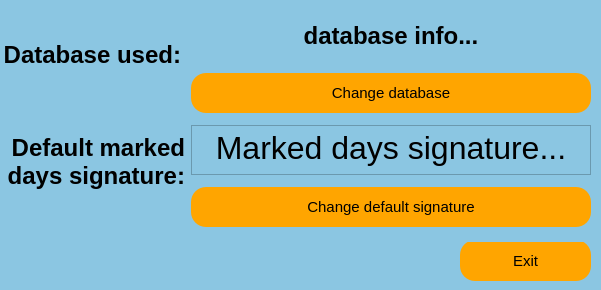
<?xml version="1.0" encoding="UTF-8"?>
<ui version="4.0">
 <class>MainWindow</class>
 <widget class="QMainWindow" name="MainWindow">
  <property name="geometry">
   <rect>
    <x>0</x>
    <y>0</y>
    <width>601</width>
    <height>290</height>
   </rect>
  </property>
  <property name="windowTitle">
   <string>Settings</string>
  </property>
  <property name="styleSheet">
   <string notr="true">QWidget {
    background-color: #8BC6E2;
}
</string>
  </property>
  <widget class="QWidget" name="centralwidget">
   <widget class="QWidget" name="horizontalLayoutWidget">
    <property name="geometry">
     <rect>
      <x>460</x>
      <y>240</y>
      <width>131</width>
      <height>41</height>
     </rect>
    </property>
    <layout class="QHBoxLayout" name="horizontalLayout">
     <property name="spacing">
      <number>6</number>
     </property>
     <item>
      <widget class="QPushButton" name="exit_button">
       <property name="maximumSize">
        <size>
         <width>16777215</width>
         <height>50</height>
        </size>
       </property>
       <property name="styleSheet">
        <string notr="true">    QPushButton {
        background-color: orange;
        color: black;
        border-radius: 15px;
        padding: 10px 20px;
        font-size: 15px;
        font-family: &quot;Arial Narrow&quot;, sans-serif;
    }
    
    QPushButton:pressed {
        background-color: darkorange; /* Change color when button is pressed */
    }</string>
       </property>
       <property name="text">
        <string>Exit</string>
       </property>
      </widget>
     </item>
    </layout>
   </widget>
   <widget class="QWidget" name="horizontalLayoutWidget_2">
    <property name="geometry">
     <rect>
      <x>0</x>
      <y>0</y>
      <width>591</width>
      <height>242</height>
     </rect>
    </property>
    <layout class="QHBoxLayout" name="horizontalLayout_2">
     <item>
      <layout class="QVBoxLayout" name="verticalLayout">
       <property name="spacing">
        <number>2</number>
       </property>
       <item alignment="Qt::AlignHCenter">
        <widget class="QLabel" name="database_used_label">
         <property name="maximumSize">
          <size>
           <width>180</width>
           <height>50</height>
          </size>
         </property>
         <property name="font">
          <font>
           <family>Arial</family>
             
           <bold>true</bold>
          </font>
         </property>
         <property name="layoutDirection">
          <enum>Qt::LeftToRight</enum>
         </property>
         <property name="styleSheet">
          <string notr="true">QLabel {
    font-family: Arial, sans-serif;
    font-size: 24px;
    font-weight: bold;
    color: black;
}
</string>
         </property>
         <property name="text">
          <string>Database used:</string>
         </property>
         <property name="alignment">
          <set>Qt::AlignRight|Qt::AlignTrailing|Qt::AlignVCenter</set>
         </property>
        </widget>
       </item>
       <item>
        <widget class="QLabel" name="def_marked_days_signature">
         <property name="sizePolicy">
          <sizepolicy hsizetype="Preferred" vsizetype="Preferred">
           <horstretch>0</horstretch>
           <verstretch>0</verstretch>
          </sizepolicy>
         </property>
         <property name="maximumSize">
          <size>
           <width>200</width>
           <height>100</height>
          </size>
         </property>
         <property name="font">
          <font>
           <family>Arial</family>
             
           <bold>true</bold>
          </font>
         </property>
         <property name="layoutDirection">
          <enum>Qt::LeftToRight</enum>
         </property>
         <property name="styleSheet">
          <string notr="true">QLabel {
    font-family: Arial, sans-serif;
    font-size: 24px;
    font-weight: bold;
    color: black;
}</string>
         </property>
         <property name="text">
          <string>Default marked days signature:</string>
         </property>
         <property name="alignment">
          <set>Qt::AlignRight|Qt::AlignTrailing|Qt::AlignVCenter</set>
         </property>
         <property name="wordWrap">
          <bool>true</bool>
         </property>
        </widget>
       </item>
      </layout>
     </item>
     <item>
      <layout class="QVBoxLayout" name="verticalLayout_2" stretch="0,0,0,0">
       <property name="spacing">
        <number>1</number>
       </property>
       <property name="sizeConstraint">
        <enum>QLayout::SetDefaultConstraint</enum>
       </property>
       <item>
        <widget class="QLabel" name="database_info_label">
         <property name="maximumSize">
          <size>
           <width>400</width>
           <height>50</height>
          </size>
         </property>
         <property name="font">
          <font>
           <family>Arial</family>
             
           <bold>true</bold>
          </font>
         </property>
         <property name="styleSheet">
          <string notr="true">QLabel {
    font-family: Arial, sans-serif;
    font-size: 24px;
    font-weight: bold;
    color: black;
}
</string>
         </property>
         <property name="text">
          <string>database info...</string>
         </property>
         <property name="alignment">
          <set>Qt::AlignCenter</set>
         </property>
         <property name="wordWrap">
          <bool>true</bool>
         </property>
        </widget>
       </item>
       <item>
        <widget class="QPushButton" name="change_database_button">
         <property name="maximumSize">
          <size>
           <width>400</width>
           <height>40</height>
          </size>
         </property>
         <property name="styleSheet">
          <string notr="true">    QPushButton {
        background-color: orange;
        color: black;
        border-radius: 15px;
        padding: 10px 20px;
        font-size: 15px;
        font-family: &quot;Arial Narrow&quot;, sans-serif;
    }
    
    QPushButton:pressed {
        background-color: darkorange; /* Change color when button is pressed */
    }</string>
         </property>
         <property name="text">
          <string>Change database</string>
         </property>
        </widget>
       </item>
       <item>
        <widget class="QTextEdit" name="marked_days_signature_edit">
         <property name="maximumSize">
          <size>
           <width>400</width>
           <height>50</height>
          </size>
         </property>
         <property name="font">
          <font>
           <family>Arial</family>
             
           <bold>true</bold>
          </font>
         </property>
         <property name="layoutDirection">
          <enum>Qt::LeftToRight</enum>
         </property>
         <property name="styleSheet">
          <string notr="true">QTextEdit {
    font-family: Arial, sans-serif;
    font-size: 24px;
    font-weight: bold;
    color: black;
}
</string>
         </property>
         <property name="html">
          <string>&lt;!DOCTYPE HTML PUBLIC &quot;-//W3C//DTD HTML 4.0//EN&quot; &quot;http://www.w3.org/TR/REC-html40/strict.dtd&quot;&gt;
&lt;html&gt;&lt;head&gt;&lt;meta name=&quot;qrichtext&quot; content=&quot;1&quot; /&gt;&lt;meta charset=&quot;utf-8&quot; /&gt;&lt;style type=&quot;text/css&quot;&gt;
p, li { white-space: pre-wrap; }
hr { height: 1px; border-width: 0; }
li.unchecked::marker { content: &quot;\2610&quot;; }
li.checked::marker { content: &quot;\2612&quot;; }
&lt;/style&gt;&lt;/head&gt;&lt;body style=&quot; font-family:'Arial','sans-serif'; font-size:24px; font-weight:700; font-style:normal;&quot;&gt;
&lt;p align=&quot;center&quot; style=&quot; margin-top:0px; margin-bottom:0px; margin-left:0px; margin-right:0px; -qt-block-indent:0; text-indent:0px;&quot;&gt;&lt;span style=&quot; font-family:'.AppleSystemUIFont'; font-size:24pt; font-weight:400;&quot;&gt;Marked days signature...&lt;/span&gt;&lt;/p&gt;&lt;/body&gt;&lt;/html&gt;</string>
         </property>
        </widget>
       </item>
       <item>
        <widget class="QPushButton" name="change_def_signature_button">
         <property name="maximumSize">
          <size>
           <width>400</width>
           <height>40</height>
          </size>
         </property>
         <property name="styleSheet">
          <string notr="true">    QPushButton {
        background-color: orange;
        color: black;
        border-radius: 15px;
        padding: 10px 20px;
        font-size: 15px;
        font-family: &quot;Arial Narrow&quot;, sans-serif;
    }
    
    QPushButton:pressed {
        background-color: darkorange; /* Change color when button is pressed */
    }</string>
         </property>
         <property name="text">
          <string>Change default signature</string>
         </property>
        </widget>
       </item>
      </layout>
     </item>
    </layout>
   </widget>
  </widget>
 </widget>
 <resources/>
 <connections/>
</ui>
